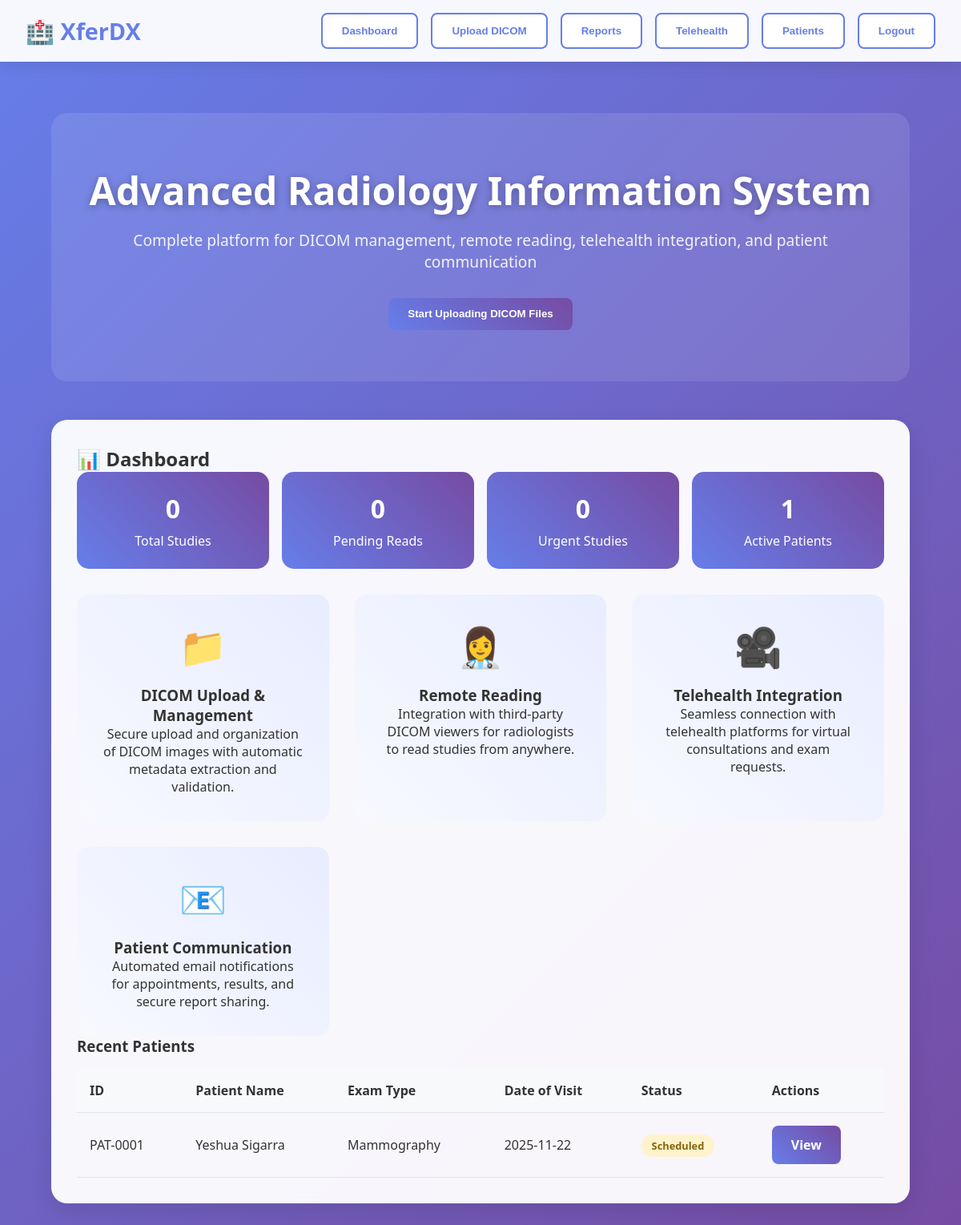
Page /dashboard/ (signed in) on the committed database.
### xferDxApp/models.py (models this page shows, shortened)
class ProcedureSchedule(models.Model):
    PROCEDURE_CHOICES = [
        ('xray', 'X-Ray'),
        ('ct', 'CT Scan'),
        ('mri', 'MRI'),
        ('ultrasound', 'Ultrasound'),
        ('mammography', 'Mammography'),
    ]
    STATUS_CHOICES = [
        ('scheduled', 'Scheduled'),
        ('uploaded', 'DICOM Uploaded'),
        ('finalized', 'Finalized'),
    ]
    patient = models.ForeignKey('Patient', on_delete=models.CASCADE, related_name='schedules')
    procedure_type = models.CharField(max_length=50, choices=PROCEDURE_CHOICES)
    study_id = models.CharField(max_length=100, unique=True, blank=True)
    date = models.DateField()
    time = models.TimeField()
    special_instructions = models.TextField(blank=True)
    status = models.CharField(max_length=20, choices=STATUS_CHOICES, default='scheduled')
    created_at = models.DateTimeField(auto_now_add=True)

class Patient(models.Model):
    PAYMENT_CHOICES = [
        ('cash', 'Cash'),
        ('philhealth', 'PhilHealth'),
        ('hmo', 'HMO'),
    ]
    GENDER_CHOICES = [
        ('M', 'Male'),
        ('F', 'Female'),
        ('O', 'Other'),
    ]
    patient_id = models.CharField(max_length=10, unique=True, editable=False)
    first_name = models.CharField(max_length=100)
    middle_name = models.CharField(max_length=100, blank=True)
    last_name = models.CharField(max_length=100)
    date_of_birth = models.DateField()
    gender = models.CharField(max_length=1, choices=GENDER_CHOICES, default='O')
    phone_number = models.CharField(max_length=20)
    email_address = models.EmailField()
    emergency_contact = models.CharField(max_length=20)
    emergency_contact_number = models.CharField(max_length=20)
    physician_name = models.CharField(max_length=200)
    physician_email = models.EmailField()
    physician_phone = models.CharField(max_length=20)
    payment_mode = models.CharField(max_length=20, choices=PAYMENT_CHOICES)
    created_at = models.DateTimeField(auto_now_add=True)
    updated_at = models.DateTimeField(auto_now=True)
    class Meta:
        ordering = ['-created_at']
        verbose_name = 'Patient'
        verbose_name_plural = 'Patients'

### xferDxApp/views.py (the view)
# urls.py: path('dashboard/', views.dashboard, name='dashboard'),
@login_required
def dashboard(request):
    patients = Patient.objects.all()
    schedules = ProcedureSchedule.objects.select_related('patient').order_by('date')
    studies_count = ProcedureSchedule.objects.filter(status__in=['uploaded', 'finalized']).count()
    urgent_studies = ProcedureSchedule.objects.filter(status__in=['uploaded'], studies__exam_priority__in=['urgent', 'stat']).distinct().count()
    pending_reads = ProcedureSchedule.objects.filter(status='uploaded').count()
    return render(request, 'dashboard.html', {
        'patients': patients,
        'schedules': schedules,
        'studies': studies_count,
        'urgent_studies': urgent_studies,
        'pending_reads': pending_reads,
    })

### xferDxApp/templates/dashboard.html (shortened to what this page needs)
{% extends 'base.html' %}
{% block content %}
<div class="container">
    <div class="hero">
        <h1>Advanced Radiology Information System</h1>
        <p>Complete platform for DICOM management, remote reading, telehealth integration, and patient communication</p>
        <a href="{% url 'upload_dicom' %}"><button class="btn btn-primary">Start Uploading DICOM Files</button></a>
    </div>
    <div id="dashboard" class="section active">
        <h2>📊 Dashboard</h2>
        <div class="dashboard-stats">
            <div class="stat-card">
                <div class="stat-number">{{ studies }}</div>
                    <div>Total Studies</div>
                </div>
                <div class="stat-card">
                    <div class="stat-number">{{ pending_reads }}</div>
                    <div>Pending Reads</div>
                </div>
                <div class="stat-card">
                    <div class="stat-number">{{ urgent_studies }}</div>
                    <div>Urgent Studies</div>
                </div>
                <div class="stat-card">
                    <div class="stat-number">{{ patients.count }}</div>
                    <div>Active Patients</div>
                </div>
            </div>
            <div class="features-grid">
                <div class="feature-card">
                    <div class="feature-icon">📁</div>
                    <h3>DICOM Upload & Management</h3>
                    <p>Secure upload and organization of DICOM images with automatic metadata extraction and validation.</p>
                </div>
                <div class="feature-card">
                    <div class="feature-icon">👩‍⚕️</div>
                    <h3>Remote Reading</h3>
                    <p>Integration with third-party DICOM viewers for radiologists to read studies from anywhere.</p>
                </div>
                <div class="feature-card">
                    <div class="feature-icon">🎥</div>
                    <h3>Telehealth Integration</h3>
                    <p>Seamless connection with telehealth platforms for virtual consultations and exam requests.</p>
                </div>
                <div class="feature-card">
                    <div class="feature-icon">📧</div>
                    <h3>Patient Communication</h3>
                    <p>Automated email notifications for appointments, results, and secure report sharing.</p>
                </div>
            </div>
            <h3>Recent Patients</h3>
                <table class="table">
                    <thead>
                        <tr>
                            <th>ID</th>
                            <th>Patient Name</th>
                            <th>Exam Type</th>
                            <th>Date of Visit</th>
                            <th>Status</th>
                            <th>Actions</th>
                        </tr>
                    </thead>
                    <tbody id="studiesTable">
                        {% for schedule in schedules %}
                            <tr>
                                <td>{{ schedule.patient.patient_id }}</td>
                                <td>{{ schedule.patient.first_name }} {{ schedule.patient.last_name }}</td>
                                <td>{{ schedule.get_procedure_type_display }}</td>
                                <td>{{ schedule.date|date:"Y-m-d" }}</td>
                                <td>
                                    {% if schedule.status == 'scheduled' %}
                                        <span class="status-badge status-pending">Scheduled</span>
                                    {% elif schedule.status == 'uploaded' %}
                                        <span class="status-badge status-reading">Uploaded</span>
                                    {% elif schedule.status == 'finalized' %}
                                        <span class="status-badge status-completed">Finalized</span>
                                    {% endif %}
                                </td>
                                <td><a href="{% url 'patient_detail' schedule.patient.id %}" class="btn btn-primary">View</a></td>
                            </tr>
                        {% empty %}
                            <tr>
                                <td colspan="6" style="text-align:center;">No scheduled procedures found.</td>
                            </tr>
                        {% endfor %}
                    </tbody>
                </table>
        </div>
{% endblock %}

### xferDxApp/static/dashBoardStyle.css (style rules this page uses)
* { margin: 0; padding: 0; box-sizing: border-box; }
body { font-family: 'Segoe UI', Tahoma, Geneva, Verdana, sans-serif; background: linear-gradient(135deg, #667eea 0%, #764ba2 100%); min-height: 100vh; color: #333; }
.btn { padding: 0.8rem 1.5rem; border: none; border-radius: 8px; cursor: pointer; font-weight: 600; transition: all 0.3s ease; text-decoration: none; display: inline-block; }
.btn-primary { background: linear-gradient(45deg, #667eea, #764ba2); color: white; }
.container { max-width: 1200px; margin: 0 auto; padding: 2rem; }
.section { background: rgba(255, 255, 255, 0.95); backdrop-filter: blur(10px); border-radius: 20px; padding: 2rem; margin-bottom: 2rem; box-shadow: 0 10px 30px rgba(0, 0, 0, 0.1); display: none; }
.section.active { display: block; }
.hero { text-align: center; padding: 4rem 2rem; background: rgba(255, 255, 255, 0.1); border-radius: 20px; margin-bottom: 3rem; }
.hero h1 { font-size: 3rem; margin-bottom: 1rem; color: white; text-shadow: 0 2px 10px rgba(0, 0, 0, 0.3); }
.hero p { font-size: 1.2rem; color: rgba(255, 255, 255, 0.9); margin-bottom: 2rem; }
.features-grid { display: grid; grid-template-columns: repeat(auto-fit, minmax(300px, 1fr)); gap: 2rem; margin-top: 2rem; }
.feature-card { background: linear-gradient(45deg, #f8f9ff, #e8edff); padding: 2rem; border-radius: 15px; text-align: center; transition: transform 0.3s ease; }
.feature-icon { font-size: 3rem; margin-bottom: 1rem; }
.status-badge { padding: 0.3rem 0.8rem; border-radius: 15px; font-size: 0.8rem; font-weight: 600; }
.status-pending { background: #fff3cd; color: #856404; }
.dashboard-stats { display: grid; grid-template-columns: repeat(auto-fit, minmax(200px, 1fr)); gap: 1rem; margin-bottom: 2rem; }
.stat-card { background: linear-gradient(45deg, #667eea, #764ba2); color: white; padding: 1.5rem; border-radius: 15px; text-align: center; }
.stat-number { font-size: 2rem; font-weight: bold; margin-bottom: 0.5rem; }
.table { width: 100%; border-collapse: collapse; margin-top: 1rem; }
.table th, .table td { padding: 1rem; text-align: left; border-bottom: 1px solid #e1e5e9; }
.table th { background: #f8f9fa; font-weight: 600; }

### rows in the picture
ProcedureSchedule: patient.patient_id "PAT-0001", patient.first_name "Yeshua", patient.last_name "Sigarra", procedure_type "Mammography", date "2025-11-22", status "Scheduled"

### other values in the picture
{{ studies }} "0"
{{ pending_reads }} "0"
{{ urgent_studies }} "0"
{{ patients.count }} "1"
